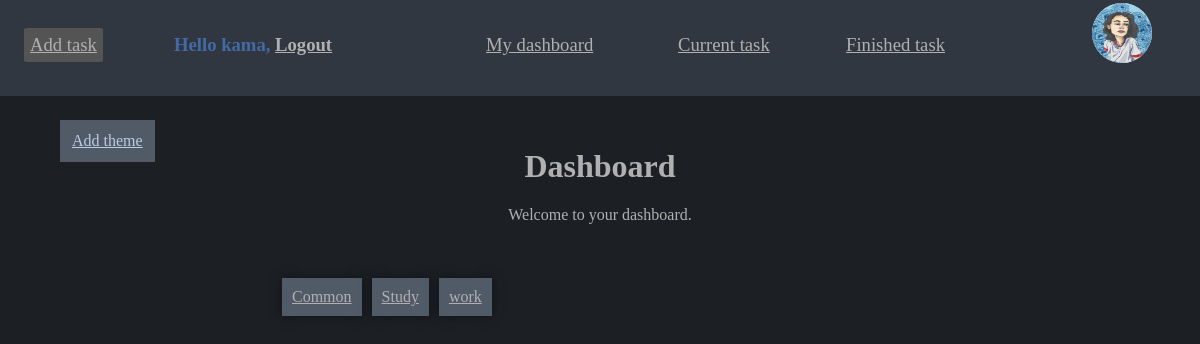
The app's page / (signed in) with its own data.
### task/models.py (models this page shows, shortened)
class Profile(models.Model):
    user = models.OneToOneField(settings.AUTH_USER_MODEL, on_delete=models.CASCADE)
    date_of_birth = models.DateField(blank=True, null=True)
    photo = models.ForeignKey(Image, related_name='img', on_delete=models.CASCADE)

class Image(models.Model):
    id_image = models.AutoField(primary_key=True)
    user = models.OneToOneField(settings.AUTH_USER_MODEL, on_delete=models.CASCADE)
    image = models.ImageField(upload_to='users/', default='/users/default.png')

class Theme(models.Model):
    id_theme = models.AutoField(primary_key=True)
    name = models.CharField(max_length=50)
    short_description = models.CharField(max_length=2000)
    user = models.ForeignKey(Profile, on_delete=models.CASCADE)

### task/views.py (the view)
# urls.py: path('', views.dashboard, name='dashboard'),
@login_required
def dashboard(request):
    print(request.user)
    user = User.objects.get(id=request.user.id)
    themes = Theme.objects.filter(user=request.user.profile.id)
    count = themes.count()
    return render(request, 'task/dashboard.html', {'section': 'dashboard', 'themes': themes, 'count':count})

### task/templates/task/dashboard.html (shortened to what this page needs)
{% extends "base.html" %}
{% block page %}
     <div class="text-page page-content">
          <a href="{% url 'add-theme'%}"  class=" btn btn-add" vlink="#bdcbe0" text-align="top">Add theme</a>
    <h1>Dashboard</h1>
    <p>Welcome to your dashboard.</p>
      {% if count == 0 %}
            <h> You don't have theme. Add any theme!</h>
        {% else %}
        <table class="table">
            <tbody>
            <tr>
                {% for theme in themes %}
                    <td></td>
                    <td class="cells-shadow text-cells">
                   <a href="{% url 'theme' theme.id_theme%}" title="{{theme.name}}" text-align="top">{{ theme.name }}</a>
                    </td>
                    <td></td>
                {% endfor %}
                </tr>
            </tbody>
        </table>
     {% endif %}
    </div>
{% endblock %}

### task/templates/base.html (shortened to what this page needs)
{% load static %}
<!DOCTYPE html>
<html lang="ru">
<head>
     <link rel="stylesheet" href="{% static 'css/style.css' %}">
</head>
<body>
        <div id="header" class="sidebar text-header ">
            {% if request.user.is_authenticated %}
                <ul class="menu">
                <div link="#ffcc00" vlink="#426aa6" alink="#ff0000">
                    <a href="{% url "profile-user" %}"><img  src="../media/{{ request.user.profile.photo.image }}" class="logo exmp3"></a>
                    <a href="{% url "add_tasks" %}" class="btn-at">Add task</a>
                    <a href="{% url "dashboard" %}" class="btn-header btn-profile" vlink="#426aa6" alink="#ff0000">My dashboard</a>
                    <a href="{% url "current_tasks" %}" class="btn-header btn-cur" vlink="#426aa6" alink="#ff0000">Current task</a>
                    <a href="{% url "finished_tasks" %}" class="btn-header btn-fin" vlink="#426aa6" alink="#ff0000">Finished task</a>
                 </div>
                </ul>
            {% endif %}
            <span >
                {% if request.user.is_authenticated %}
                    <h4 class="user btn-header text-header">Hello {{ request.user.first_name }},
                        <a href="{% url "logout" %}">Logout</a></h4>
                {% else %}
                    <a href="{% url "profile-user" %}"><img src="../../media/users/default.png" class="logo exmp3"></a>
                    <a href="{% url "login" %}" class="user btn-header text-header">Log-in</a>
                {% endif %}
            </span>
        </div>
    {% block page %}
    {% endblock %}
</body>
</html>

### task/static/css/style.css (style rules this page uses)
body { background-color: #1c2025; overflow: auto; }
.table { border-color: #e80000; padding: 3%; position: absolute; left: 20%; right: 20%; }
.text-header { color: #426aa6; top: 3%; left: 14%; }
.text-page { color: #b0b0b0; }
.text-cells { color: #1c2025; }
.page-content { text-align:center; padding: 10%; }
.logo { background-color: #bdcbe0; position: absolute; width: 60px; height: 60px; top: 3%; left: 91%; border-radius: 50%; }
.btn-at { top: 29%; left: 2%; background-color: #545454; position: absolute; border-radius: 5%; padding:0.5%; font-size:14pt; }
.btn-profile { top: 29%; left: 40%; }
.btn-cur { top: 29%; left: 56%; }
.btn-fin { top: 29%; left: 70%; }
.btn-header { background-color: #313740; padding: 0.5%; position: absolute; font-size:14pt; }
a { color:#b0b0b0; }
.btn-add { left: 5%; top: 15%; padding: 1%; color: #bdcbe0; background-color: #515b68; position: absolute; }
.sidebar { height: 12%; width: 100%; position: fixed; top: 0; left: 0; padding: 0; background-color: #313740; overflow: auto; }

### records on screen
Theme: name "Common"
Theme: name "Study"
Theme: name "work"

### other values on screen
{{ request.user.first_name }} "kama"
